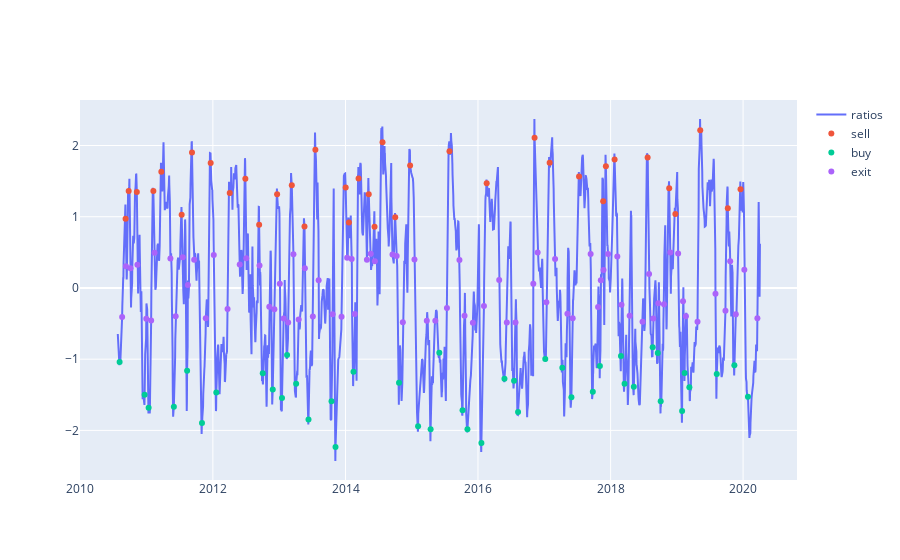

This figure's notebook cell:
### Code cell
plt.figure(figsize=(15,7))

#print(bought_zscore)
#print(new_zscores)
fig = go.Figure()
fig.add_trace(go.Scatter(x=new_ratios.index, y=new_ratios[0],
                    mode='lines',
                    name='ratios'))

fig.add_trace(go.Scatter(x=bought_zscore.index, y=bought_zscore[0],
                    mode='markers',
                    name='sell'))

fig.add_trace(go.Scatter(x=sold_zscore.index, y=sold_zscore[0],
                    mode='markers',
                    name='buy'))

fig.add_trace(go.Scatter(x=exit_zscore.index, y=exit_zscore[0],
                    mode='markers',
                    name='exit'))
fig.show()
